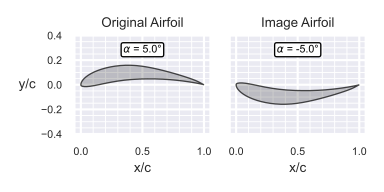

Python code for this plot:
import aerosandbox as asb
import matplotlib.pyplot as plt
import aerosandbox.tools.pretty_plots as p


def draw(
        ax,
        airfoil,
        alpha,
        title="",
):
    plt.sca(ax)
    plt.fill(
        airfoil.x(),
        airfoil.y(),
        facecolor=(0, 0, 0, 0.2),
        linewidth=1,
        edgecolor=(0, 0, 0, 0.7)
    )
    plt.axis('equal')
    # plt.axis('off')
    plt.text(
        0.5,
        0.9,
        f"$\\alpha$ = {alpha:.1f}°",
        transform=ax.transAxes,
        ha="center",
        va="top",
        fontsize=8,
        color="black",
        bbox=dict(
            facecolor='white',
            edgecolor='black',
            boxstyle='round,pad=0.2'
        )

    )
    plt.title(title, fontsize=10)


af0 = asb.Airfoil("e423").set_TE_thickness(0)
af1 = af0.scale(1, -1)
d = af1.normalize(return_dict=True)
af2 = d["airfoil"].to_kulfan_airfoil()

fig, ax = plt.subplots(1, 2,
                       figsize=(4, 2.0),
                       # sharey=True
                       )
Re0 = 1e6
draw(ax[0], af0, 5, title="Original Airfoil")
draw(ax[1], af1, -5, title="Image Airfoil")

# Set all tick fontsizes
for a in ax:
    a.tick_params(labelsize=8)
    a.set_xlabel("x/c", fontsize=10)
    a.set_ylim(-0.25, 0.25)

ax[0].set_ylabel("y/c", fontsize=10)
for a in ax[1:]:
    a.set_yticklabels([])

plt.tight_layout()
# Arrows between adjacent axes
# for i in range(1):
#     # arrow1_2 = plt.annotate('', xy=(-0.1, 0.5), xycoords=ax2.transAxes, xytext=(1.1, 0.6), textcoords=ax1.transAxes,                            arrowprops=arrowprops)
#     plt.annotate(
#         '',
#         xy=(-0.03, 0.5),
#         xycoords=ax[i+1].transAxes,
#         xytext=(1.03, 0.5),
#         textcoords=ax[i].transAxes,
#         arrowprops=dict(
#             arrowstyle='->',
#             color='black',
#             lw=1
#         )
#     )

# plt.subplots_adjust(
#     wspace=0.3,
#
# )

p.show_plot(
    tight_layout=False,
    savefig="alpha_symmetry_image.svg"
)
